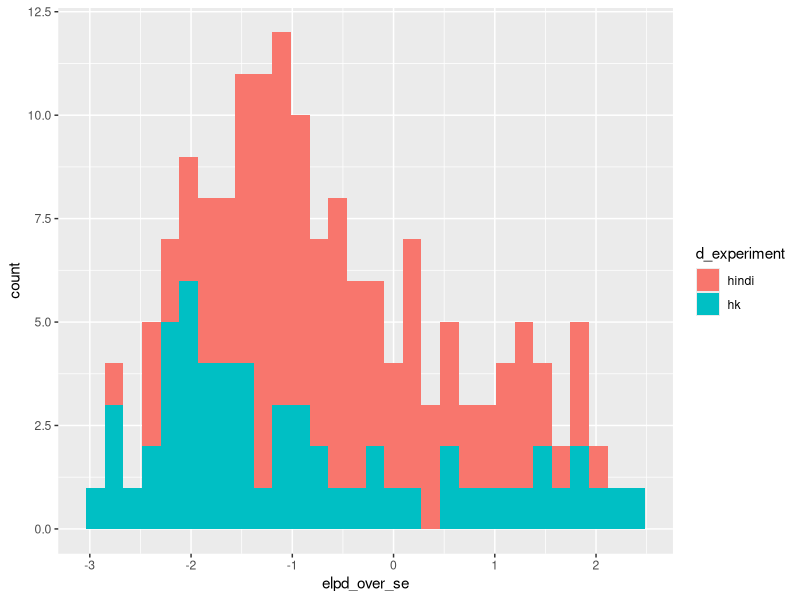
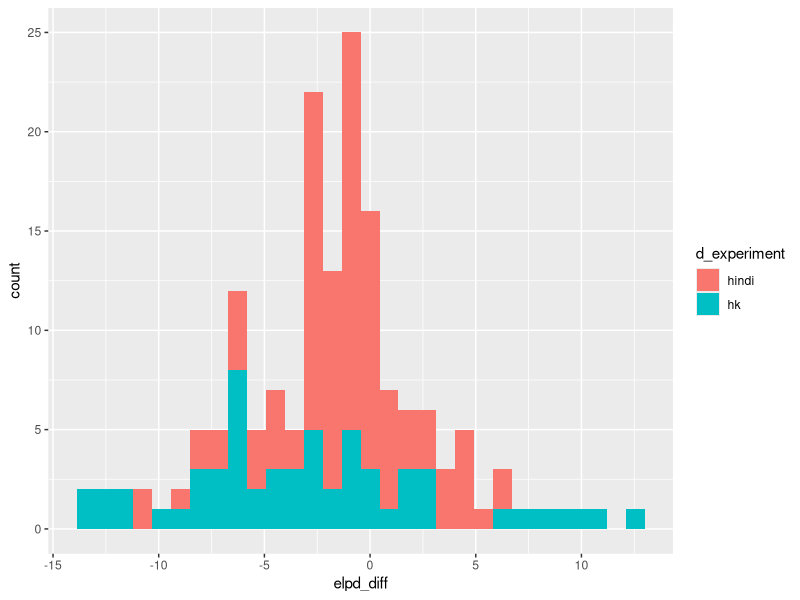
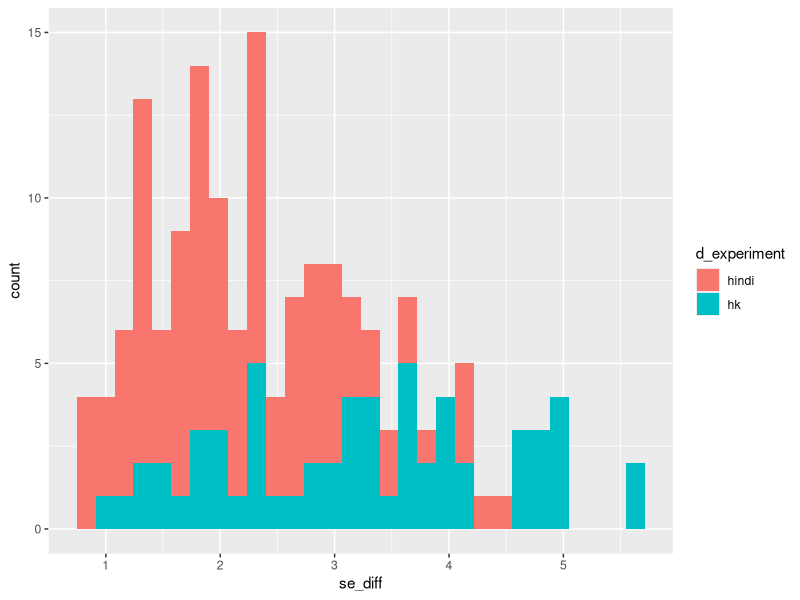

Write the R code that produced these figures, in order. (Note: this script raises an error after producing the figures.)
## ---- chunk 1
knitr::opts_chunk$set(echo = TRUE)
## ---- chunk 2
`%>%`<-magrittr::`%>%`
hindi_loo_diff <-readr::read_csv("loo_diffs_hindi_dinst2_Sept_2.csv")
hk_loo_diff<-readr::read_csv("loo_diffs_hk_dinst1_Sept_2.csv")

all_loo_diffs<-dplyr::full_join(hindi_loo_diff,hk_loo_diff) %>%
               dplyr::filter(!is.na(elpd_diff))

all_loo_diffs$elpd_over_se <-NA
for (i in 1:nrow(all_loo_diffs)){
  all_loo_diffs$elpd_over_se[i] <- all_loo_diffs$elpd_diff[i]/all_loo_diffs$se_diff[i]
}

#identify outliers in se_diff
loo_diffs_outliers<-subset(all_loo_diffs, all_loo_diffs$se_diff > 20)

all_loo_diffs<-subset(all_loo_diffs, all_loo_diffs$se_diff < 20)

library(ggplot2)
ggplot(all_loo_diffs, aes(elpd_over_se, fill = d_experiment)) +
  geom_histogram()

ggplot(all_loo_diffs, aes(elpd_diff, fill = d_experiment)) +
  geom_histogram()

ggplot(all_loo_diffs, aes(se_diff, fill = d_experiment)) +
  geom_histogram()


## ---- chunk 3

ggplot(all_loo_diffs, aes(x=as.factor(NUM_MATCHES), y=elpd_diff)) +
  geom_violin() +
  xlab("Number of coefficients for which the model matches the sign of the coeff as sampled")
## ---- chunk 4
ggplot(all_loo_diffs, aes(x=as.factor(NUM_MATCHES), y=se_diff)) +
  geom_violin() +
  xlab("Number of coefficients for which the model matches the sign of the coeff as sampled")

## ---- chunk 5
#calculate number of zeros

 all_loo_diffs$num_zeroes <-dplyr::case_when(
     all_loo_diffs$d_coef_econ == 0 & all_loo_diffs$d_coef_loc == 0 & all_loo_diffs$d_coef_glob == 0 ~ "three",
     all_loo_diffs$d_coef_econ!= 0 & all_loo_diffs$d_coef_loc == 0 & all_loo_diffs$d_coef_glob == 0 ~ "two",
     all_loo_diffs$d_coef_econ == 0 & all_loo_diffs$d_coef_loc != 0 & all_loo_diffs$d_coef_glob == 0 ~ "two",
     all_loo_diffs$d_coef_econ == 0 & all_loo_diffs$d_coef_loc == 0 & all_loo_diffs$d_coef_glob != 0 ~ "two",
     all_loo_diffs$d_coef_econ != 0 & all_loo_diffs$d_coef_loc != 0 & all_loo_diffs$d_coef_glob == 0 ~ "one",
     all_loo_diffs$d_coef_econ == 0 & all_loo_diffs$d_coef_loc != 0 & all_loo_diffs$d_coef_glob != 0 ~ "one",
     all_loo_diffs$d_coef_econ != 0 & all_loo_diffs$d_coef_loc == 0 & all_loo_diffs$d_coef_glob != 0 ~ "one",
     all_loo_diffs$d_coef_econ != 0 & all_loo_diffs$d_coef_loc !=0 & all_loo_diffs$d_coef_glob != 0 ~ "zero")

 ggplot(all_loo_diffs, aes(x=num_zeroes, y=elpd_over_se)) + 
   geom_violin() + 
   xlab("Number of coefficients sampled based on a zero effect")+ 
   scale_x_discrete(limits=c("zero","one","two","three")) 
## ---- chunk 6



